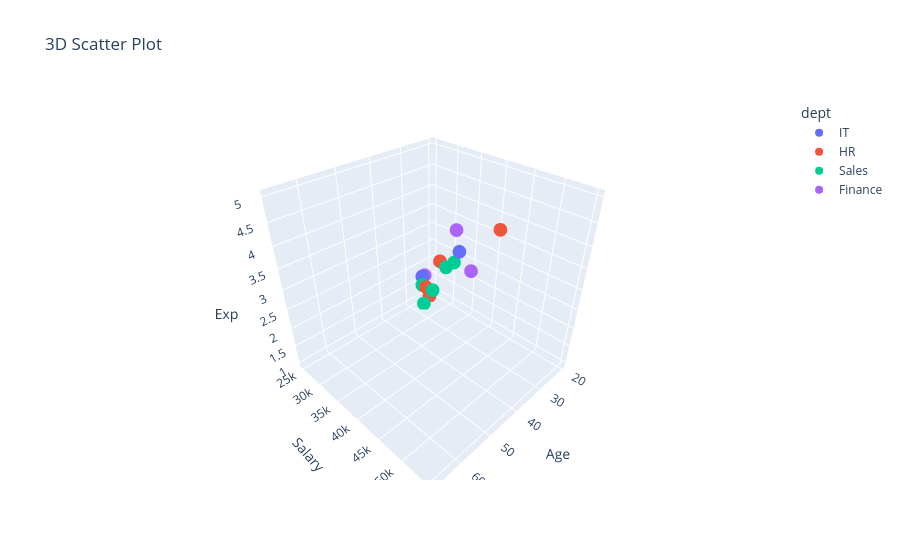

The cell this chart's notebook holds for it:
### Code cell
import plotly.express as px

fig= px.scatter_3d(df,x="Age",y ="Salary", z="Exp", title= "3D Scatter Plot", color="dept",)
fig.show()

### Figure 1 — Plotly figure (JSON) as saved in the notebook; plotly's stock layout.template omitted (floating-point values rounded to 4 significant figures)
{"data": [{"hovertemplate": "dept=IT<br>Age=%{x}<br>Salary=%{y}<br>Exp=%{z}<extra></extra>", "legendgroup": "IT", "marker": {"color": "#636efa", "symbol": "circle"}, "mode": "markers", "name": "IT", "scene": "scene", "showlegend": true, "type": "scatter3d", "x": [20, 29, 56], "y": [25000, 28000, 52000], "z": [1, 2, 5]}, {"hovertemplate": "dept=HR<br>Age=%{x}<br>Salary=%{y}<br>Exp=%{z}<extra></extra>", "legendgroup": "HR", "marker": {"color": "#EF553B", "symbol": "circle"}, "mode": "markers", "name": "HR", "scene": "scene", "showlegend": true, "type": "scatter3d", "x": [23, 32, 33, 45], "y": [26000, 31000, 35000, 52000], "z": [1, 2, 3, 5]}, {"hovertemplate": "dept=Sales<br>Age=%{x}<br>Salary=%{y}<br>Exp=%{z}<extra></extra>", "legendgroup": "Sales", "marker": {"color": "#00cc96", "symbol": "circle"}, "mode": "markers", "name": "Sales", "scene": "scene", "showlegend": true, "type": "scatter3d", "x": [27, 32, 34, 45, 67], "y": [27000, 30000, 37000, 45000, 55000], "z": [1, 2, 3, 4, 5]}, {"hovertemplate": "dept=Finance<br>Age=%{x}<br>Salary=%{y}<br>Exp=%{z}<extra></extra>", "legendgroup": "Finance", "marker": {"color": "#ab63fa", "symbol": "circle"}, "mode": "markers", "name": "Finance", "scene": "scene", "showlegend": true, "type": "scatter3d", "x": [28, 34, 45], "y": [28000, 39000, 48000], "z": [2, 4, 4]}], "layout": {"legend": {"title": {"text": "dept"}, "tracegroupgap": 0}, "scene": {"domain": {"x": [0, 1], "y": [0, 1]}, "xaxis": {"title": {"text": "Age"}}, "yaxis": {"title": {"text": "Salary"}}, "zaxis": {"title": {"text": "Exp"}}}, "title": {"text": "3D Scatter Plot"}}}
